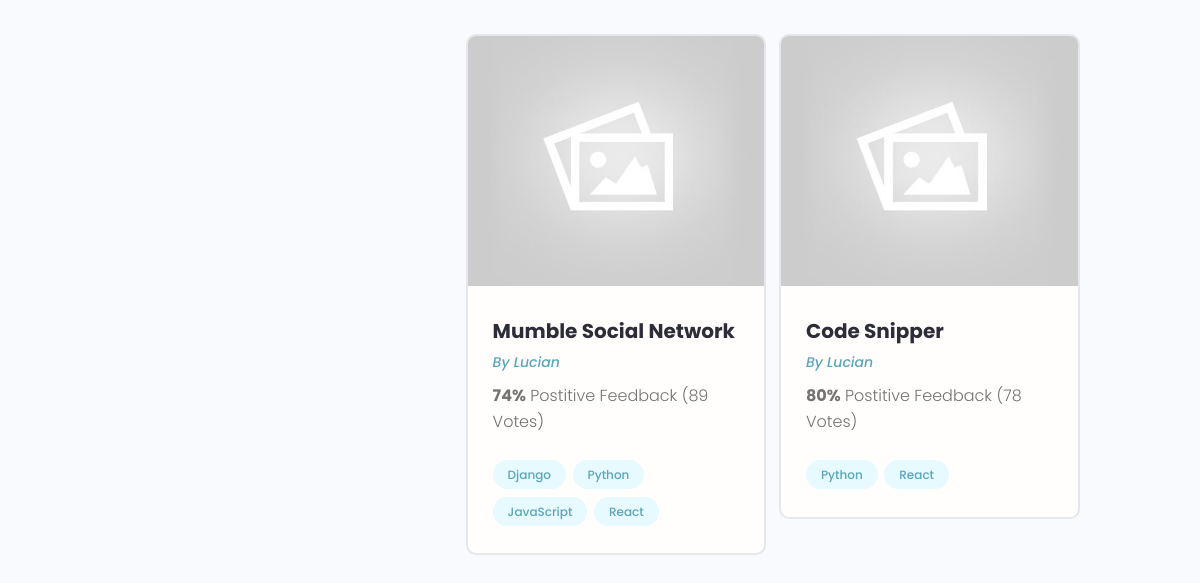
Before: /profile/327a5dec-637f-4689-9c8e-aac23990ae2e/ (lower part) with the older database file.
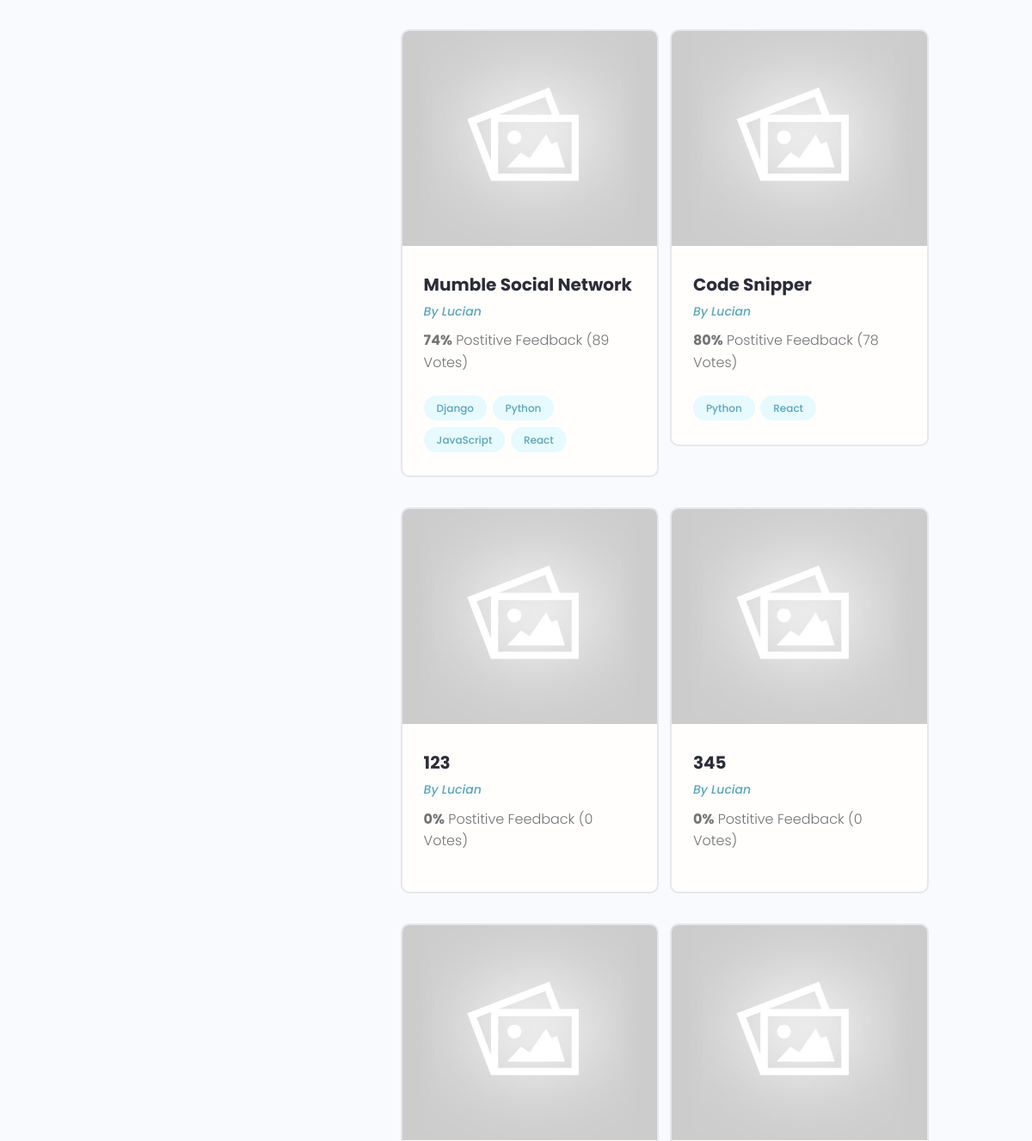
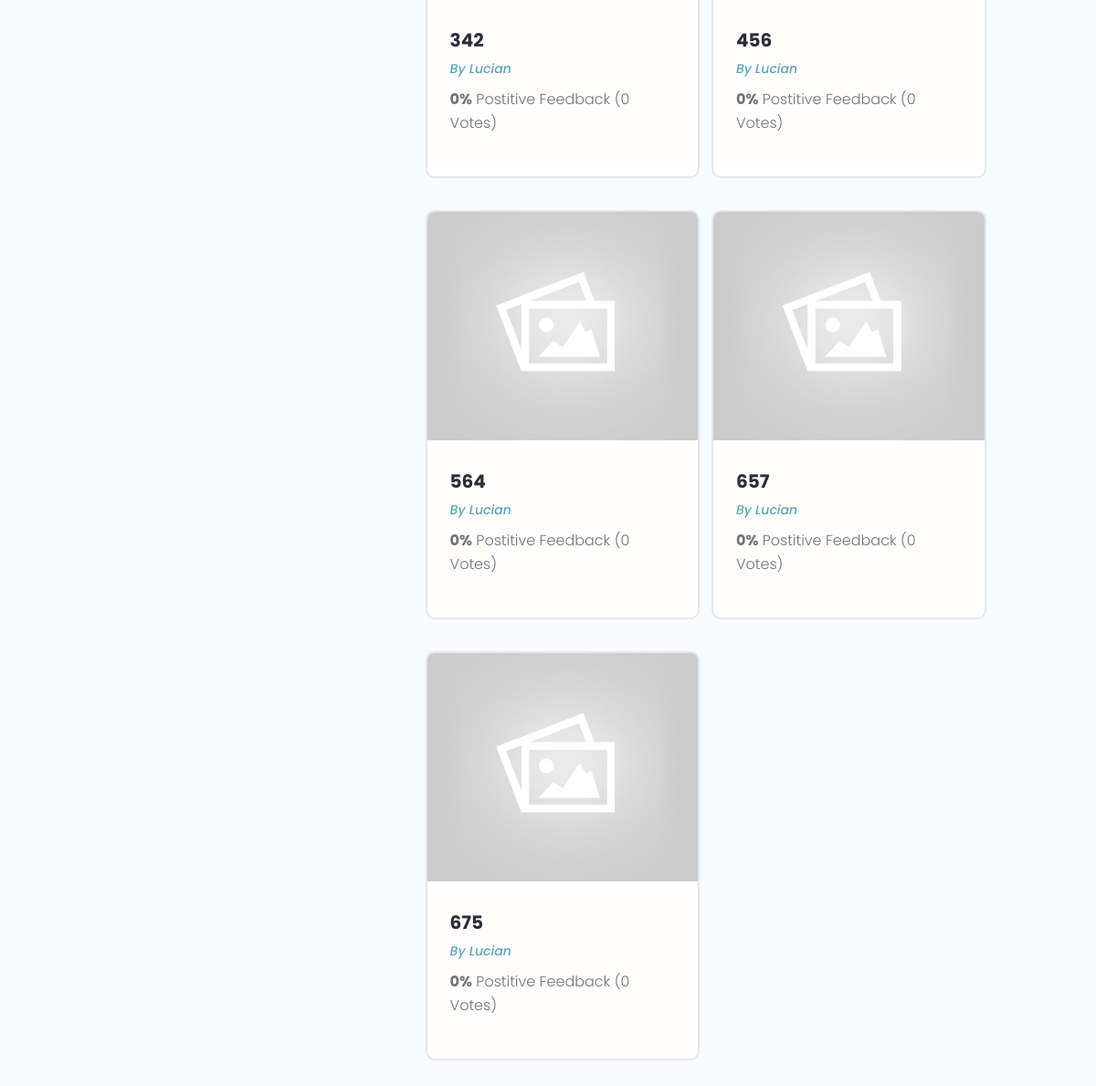
After: the same page with the newer database file (2 pictures, top to bottom).
### projects/models.py (models this page shows, shortened)
class Project(models.Model):
    owner = models.ForeignKey(Profile, null=True, blank=True, on_delete=models.SET_NULL)
    title = models.CharField(max_length=200)    # Required Field
    description = models.TextField(null=True, blank=True)   # Allow empty
    featured_image = models.ImageField(null=True, blank=True, default="default.jpg")
    demo_link = models.CharField(max_length=2000, null=True, blank=True)
    source_link = models.CharField(max_length=2000, null=True, blank=True)
    tags = models.ManyToManyField('Tag', blank=True)
    vote_total = models.IntegerField(default=0, null=True, blank=True)
    vote_ratio = models.IntegerField(default=0, null=True, blank=True)
    created = models.DateTimeField(auto_now_add=True)
    id = models.UUIDField(default=uuid.uuid4, unique=True,
                          primary_key=True, editable=False) # 16-char string

class Tag(models.Model):
    name = models.CharField(max_length=200)
    created = models.DateTimeField(auto_now_add=True)
    id = models.UUIDField(default=uuid.uuid4, unique=True,
                          primary_key=True, editable=False) # 16-char string
    def __str__(self) -> str:
        return self.name

### users/models.py (models this page shows, shortened)
class Profile(models.Model):
    user = models.OneToOneField(
        User, on_delete=models.CASCADE, null=True, blank=True)  # Both user and profile will be deleted if it was deleted
    name = models.CharField(max_length=200, blank=True, null=True)
    email = models.EmailField(max_length=500, blank=True, null=True)
    username = models.CharField(max_length=200, blank=True, null=True)
    location = models.CharField(max_length=200, blank=True, null=True)
    short_intro = models.CharField(max_length=200, blank=True, null=True)
    bio = models.TextField(blank=True, null=True)
    profile_image = models.ImageField(blank=True, null=True, upload_to='profiles/', default='profiles/user-default.png')
    social_github = models.CharField(max_length=200, blank=True, null=True)
    social_twitter = models.CharField(max_length=200, blank=True, null=True)
    social_linkedin = models.CharField(max_length=200, blank=True, null=True)
    social_youtube = models.CharField(max_length=200, blank=True, null=True)
    social_website = models.CharField(max_length=200, blank=True, null=True)
    created = models.DateTimeField(auto_now_add=True)
    id = models.UUIDField(default=uuid.uuid4, unique=True,
                          primary_key=True, editable=False) # 16-char string

### users/views.py (the view)
# urls.py: path('profile/<str:pk>/', views.userProfile, name="user-profile"),
def userProfile(request, pk):
    profile = Profile.objects.get(id=pk)
    topSkills= profile.skill_set.exclude(description__exact="")
    otherSkills = profile.skill_set.filter(description="")
    context = {'profile': profile,
               'topSkills': topSkills,
               'otherSkills': otherSkills}
    return render(request, 'users/user-profile.html', context)

### users/models.py (called while the page is built)
    def __str__(self):
        return str(self.name)

### users/templates/users/user-profile.html (shortened to what this page needs)
{% extends 'main.html' %}
{% block content %}
<main class="profile my-md">
    <div class="container">
        <div class="layout">
            <div class="column column--1of3">
            </div>
            <div class="column column--2of3">
                <div class="devInfo">
                    <div class="grid grid--two">
                        {% for project in profile.project_set.all %}
                        <div class="column">
                            <div class="card project">
                                <a href="{% url 'project' project.id %}" class="project">
                                    <img class="project__thumbnail" src="{{project.featured_image.url}}"
                                        alt="project thumbnail" />
                                    <div class="card__body">
                                        <h3 class="project__title">{{project.title}}</h3>
                                        <p><a class="project__author"
                                                href="{% url 'user-profile' project.owner.id %}">By
                                                {{project.owner.name}}</a>
                                        </p>
                                        <p class="project--rating">
                                            <span style="font-weight: bold;">{{project.vote_ratio}}%</span> Postitive
                                            Feedback ({{project.vote_total}} Vote{{project.vote_total|pluralize:"s"}})
                                        </p>
                                        <div class="project__tags">
                                            {% for tag in project.tags.all %}
                                            <span class="tag tag--pill tag--main">
                                                <small>{{tag}}</small>
                                            </span>
                                            {% endfor %}
                                        </div>
                                    </div>
                                </a>
                            </div>
                        </div>
                        {% endfor %}
                    </div>
                </div>
            </div>
        </div>
    </div>
</main>
{% endblock content %}

Changed rows visible on the page:
added Project: featured_image (placeholder picture), title "123", owner.name "Lucian", vote_ratio "0", vote_total "0"
added Project: featured_image (placeholder picture), title "345", owner.name "Lucian", vote_ratio "0", vote_total "0"
added Project: featured_image (placeholder picture), title "342", owner.name "Lucian", vote_ratio "0", vote_total "0"
added Project: featured_image (placeholder picture), title "456", owner.name "Lucian", vote_ratio "0", vote_total "0"
added Project: featured_image (placeholder picture), title "564", owner.name "Lucian", vote_ratio "0", vote_total "0"
added Project: featured_image (placeholder picture), title "657", owner.name "Lucian", vote_ratio "0", vote_total "0"
added Project: featured_image (placeholder picture), title "675", owner.name "Lucian", vote_ratio "0", vote_total "0"
